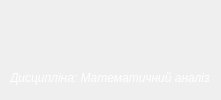
        <widget class="QWidget" name="page_4">
         <widget class="QWidget" name="layoutWidget">
          <property name="geometry">
           <rect>
            <x>10</x>
            <y>0</y>
            <width>202</width>
            <height>91</height>
           </rect>
          </property>
          <layout class="QVBoxLayout" name="verticalLayout_5">
           <item>
            <widget class="QLabel" name="group">
             <property name="minimumSize">
              <size>
               <width>80</width>
               <height>15</height>
              </size>
             </property>
             <property name="font">
              <font>
               <pointsize>9</pointsize>
               <bold>true</bold>
              </font>
             </property>
             <property name="styleSheet">
              <string notr="true"> color: white;</string>
             </property>
             <property name="text">
              <string/>
             </property>
            </widget>
           </item>
           <item>
            <widget class="QLabel" name="starosta">
             <property name="minimumSize">
              <size>
               <width>149</width>
               <height>16</height>
              </size>
             </property>
             <property name="maximumSize">
              <size>
               <width>6456</width>
               <height>456456</height>
              </size>
             </property>
             <property name="font">
              <font>
               <italic>true</italic>
              </font>
             </property>
             <property name="styleSheet">
              <string notr="true"> color: white;</string>
             </property>
             <property name="text">
              <string/>
             </property>
            </widget>
           </item>
           <item>
            <widget class="QLabel" name="label_5">
             <property name="minimumSize">
              <size>
               <width>111</width>
               <height>16</height>
              </size>
             </property>
             <property name="font">
              <font>
               <italic>true</italic>
              </font>
             </property>
             <property name="styleSheet">
              <string notr="true"> color: white;</string>
             </property>
             <property name="text">
              <string>Дисципліна: Математичний аналіз</string>
             </property>
            </widget>
           </item>
          </layout>
         </widget>
        </widget>
